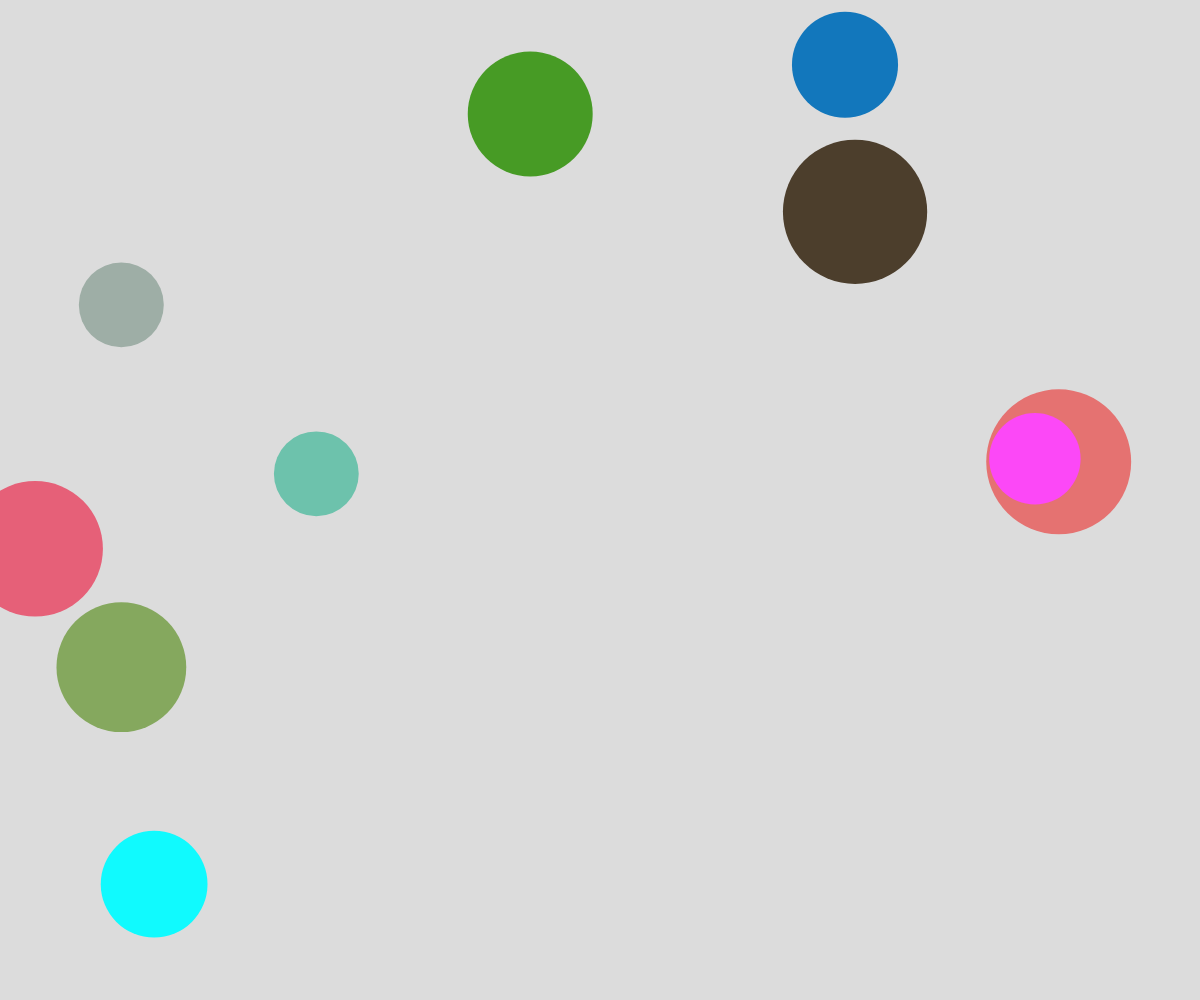
Frame 1 (no input)
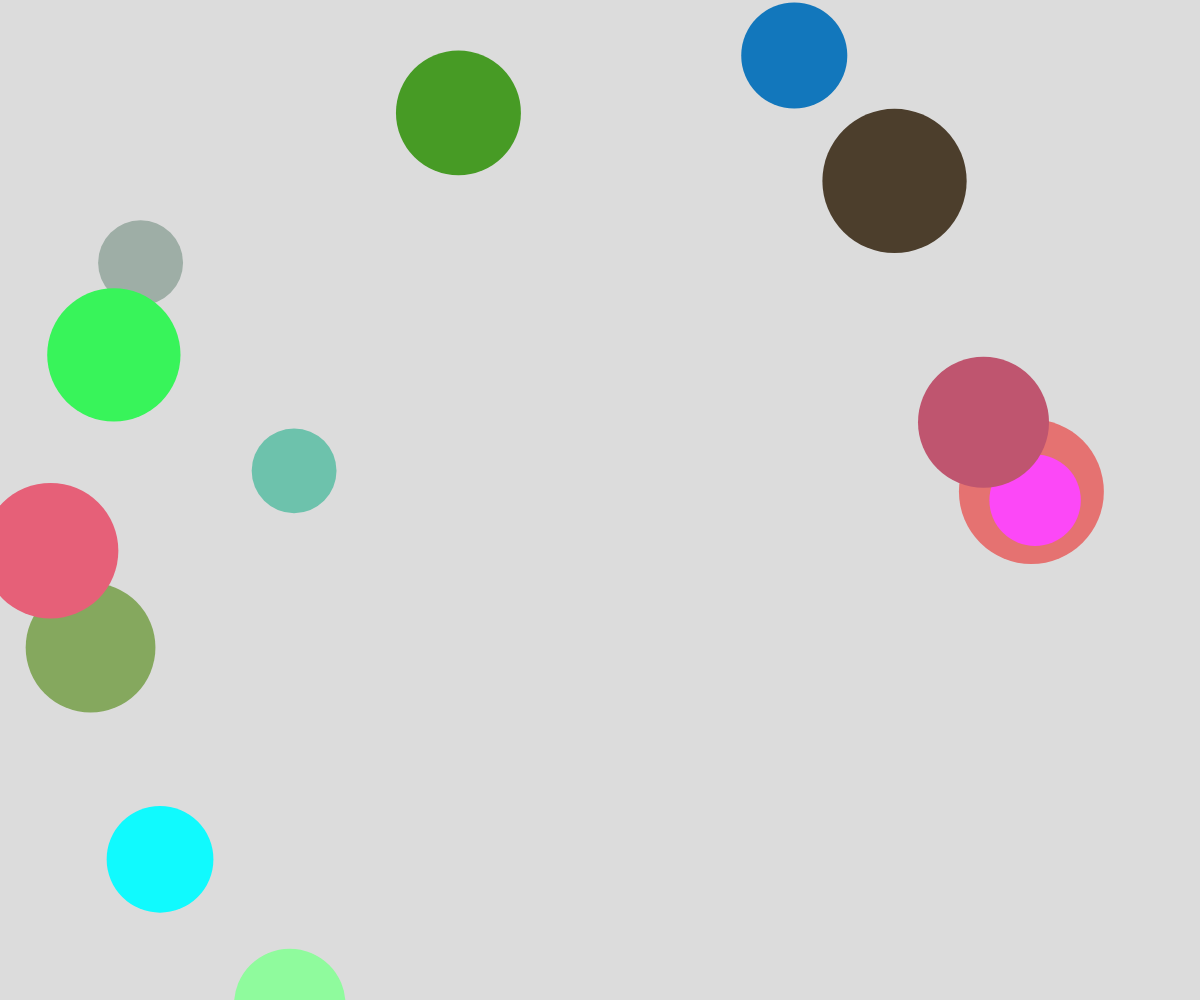
Frame 60 (no input)
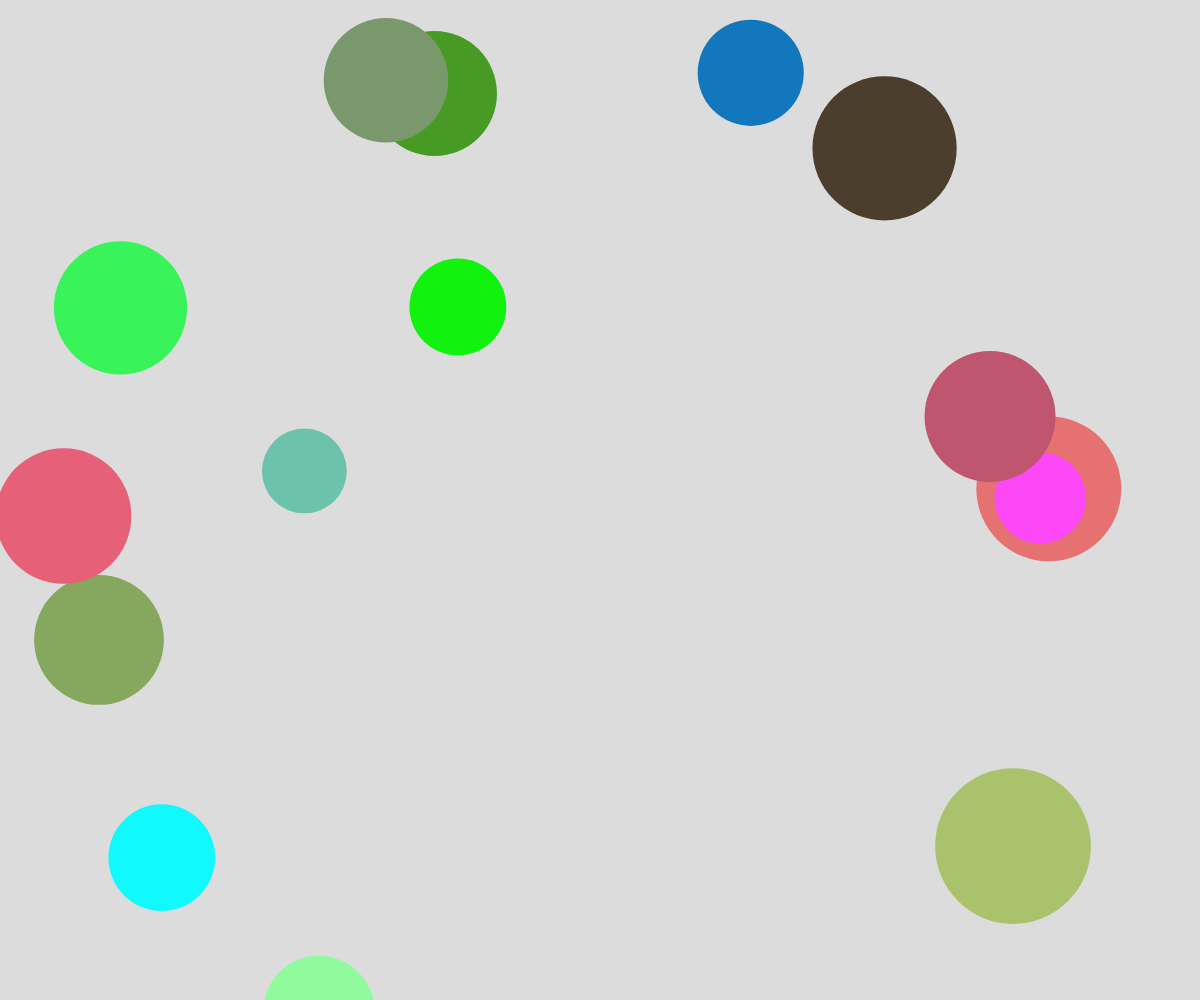
Frame 120 (the mouse pressed at the canvas centre since frame 60)

The p5.js sketch that drew these frames (run headless with seeded random() and noise() and a simulated clock; from frame 60 on, the mouse is pressed at the canvas centre):

// p5.js sketch
// ── sketch.js
// Bubble Object Notation & Arrays Demo

let bubbles = [];

function setup() {
  createCanvas(windowWidth, windowHeight);

  noStroke();

  for (let i = 0; i < 10; i++) {
    spawnBubble();
  }

  // new bubble every half second
  window.setInterval(spawnBubble, 500);
}

function draw() {
  background(220);

  for (let bubble of bubbles) {
    // randomize movement
    bubble.dx = random(-5, 5);
    bubble.dy = random(-5, 5);

    // move bubble
    bubble.x += bubble.dx;
    bubble.y += bubble.dy;

    // draw bubble
    fill(bubble.colour);
    circle(bubble.x, bubble.y, bubble.radius * 2);


  }
}

function mouseClicked() {
  for (let i = bubbles.length - 1; i >= 0; i--) {
    let bubble = bubbles[i];
    if (dist(mouseX, mouseY, bubble.x, bubble.y) < bubble.radius) {
      bubbles.splice(i, 1);

      return;
    }
  }
}

function spawnBubble() {
  let newBubble = {
    x: random(width),
    y: random(height),
    dx: random(-5, 5),
    dy: random(-5, 5),
    radius: random(40, 80),
    colour: [random(255), random(255), random(255)]
  };

  bubbles.push(newBubble);
}
